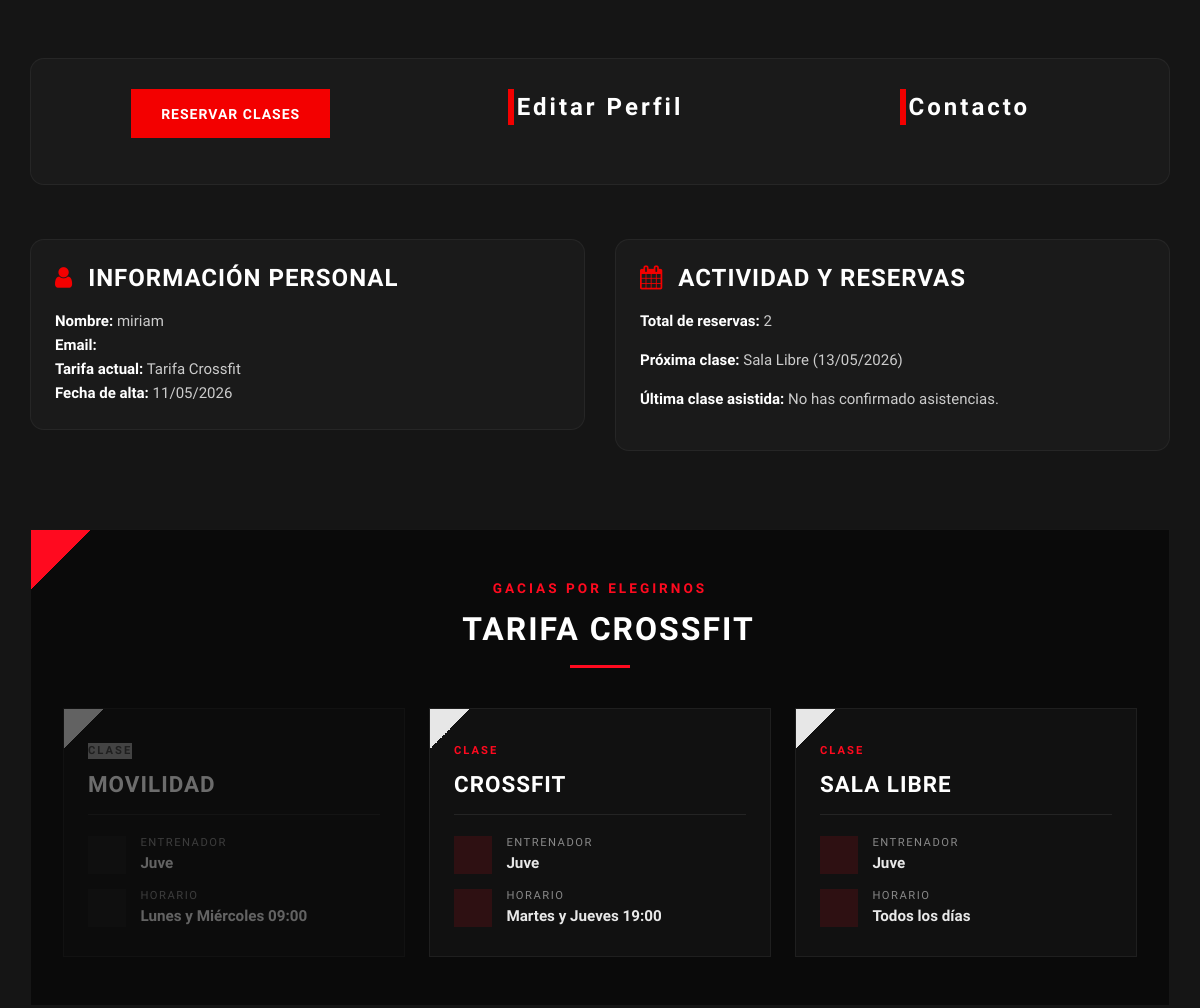
The app's page /perfil/ (signed in, middle part), older data.
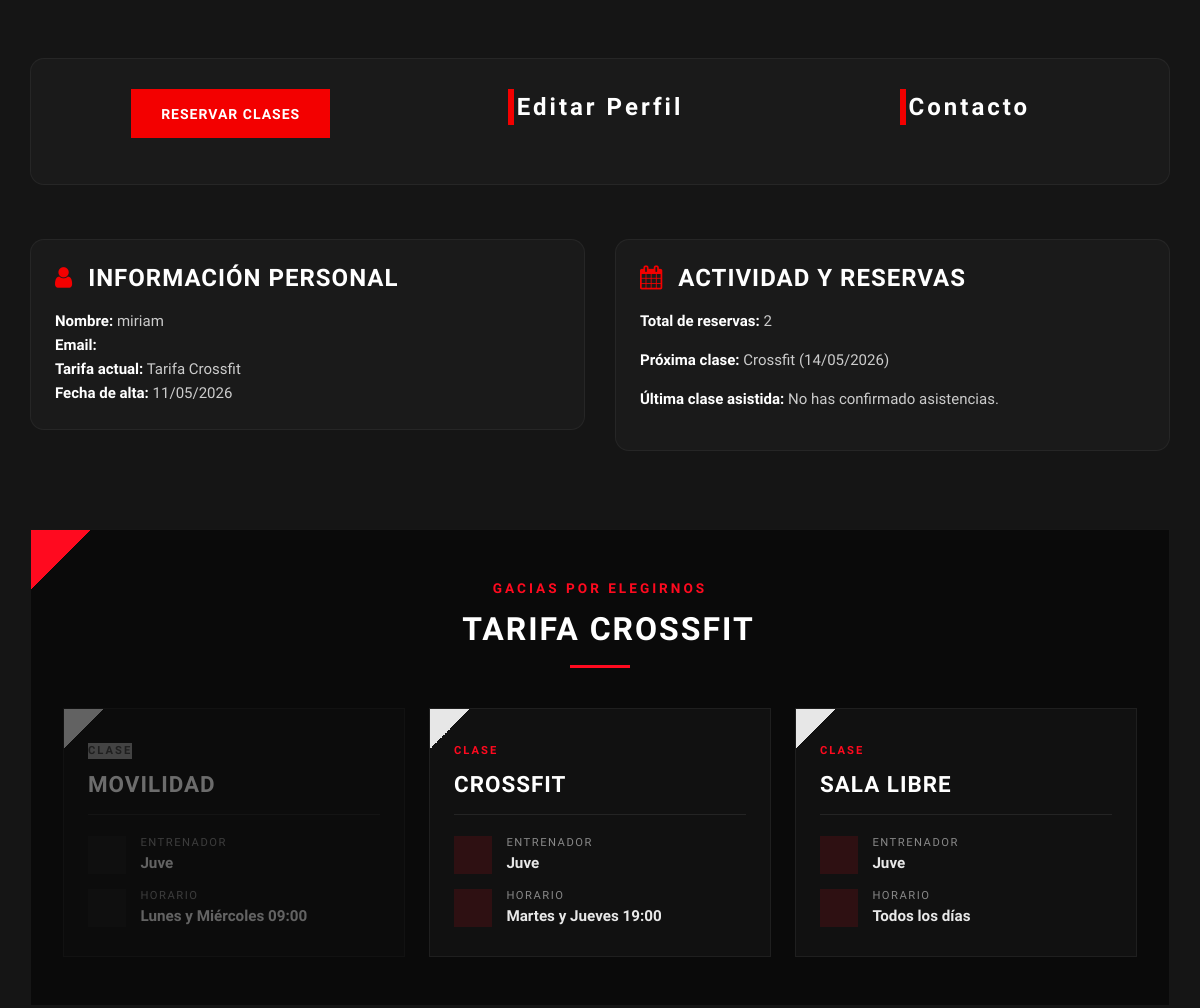
The same page, newer data.
### gimnasio/models.py (models this page shows, shortened)
class Reserva(models.Model):
    ESTADOS = [
        ('reservada', 'Reservada'),
        ('asistio', 'Asistió'),
        ('cancelada', 'Cancelada'),
    ]
    cliente = models.ForeignKey(Cliente, on_delete=models.CASCADE, related_name="reservas")
    clase = models.ForeignKey(Clase, on_delete=models.CASCADE, related_name="reservas")
    fecha_reserva = models.DateField()
    estado = models.CharField(max_length=10, choices=ESTADOS, default='reservada')
    class Meta:
        unique_together = ('cliente', 'clase', 'fecha_reserva')

class Clase(models.Model):
    nombre = models.CharField(max_length=100)
    descripcion = models.TextField(blank=True, null=True)
    horario = models.CharField(max_length=50)
    entrenador = models.ForeignKey(Entrenador, on_delete=models.SET_NULL, null=True, related_name="clases")
    tarifas = models.ManyToManyField(Tarifa, related_name="clases")
    capacidad = models.IntegerField(default=20)

### perfil/views.py (the view)
# urls.py: path('', views.dashboard, name='dashboard'),
@login_required
def dashboard(request):
    if request.user.is_staff:
        raise PermissionDenied
    cliente = get_cliente_actual(request)
    clases = Clase.objects.all().prefetch_related('tarifas')
    for clase in clases:
        clase.disponible = cliente.tarifa in clase.tarifas.all()
    reservas = cliente.reservas.all().order_by('fecha_reserva')
    proxima_reserva = reservas.filter(
        fecha_reserva__gte=date.today(),
        estado='reservada'
    ).first()
    ultima_asistencia = reservas.filter(
        estado='asistio'
    ).order_by('-fecha_reserva').first()
    context = {
        'cliente': cliente,
        'tarifa': cliente.tarifa,
        'num_reservas': reservas.count(),
        'proxima_reserva': proxima_reserva,
        'ultima_asistencia': ultima_asistencia,
        'clases': clases,
    }
    return render(request, 'perfil/dashboard.html', context)

### gimnasio/models.py (called while the page is built)
    def __str__(self):
        return self.nombre

    @property
    def nombre(self):
        return self.user.username

    @property
    def nombre(self):
        return self.user.username

    @property
    def email(self):
        return self.user.email

### perfil/views.py (called while the page is built)
def get_cliente_actual(request):
    if not request.user.is_authenticated:
        return None
    return get_object_or_404(Cliente, user=request.user)

### perfil/templates/perfil/dashboard.html (shortened to what this page needs)
{% extends 'perfil/components/base_perfil.html' %}
{% block contenido %}
<div class="row">
    <div class="col-lg-12">
        {% include 'perfil/components/acciones_rapidas.html' %}
    </div>
</div>
<div class="row">
    <div class="col-lg-6 mb-4">
        {% include 'perfil/components/resumen_cliente.html' %}
    </div>
    <div class="col-lg-6 mb-4">
        {% include 'perfil/components/resumen_reservas.html' %}
    </div>
</div>
<div class="row">
    <div class="col-lg-12 mb-4">
        {% include 'perfil/components/clases_disponibles.html' %}
    </div>
</div>
{% endblock %}

### perfil/templates/perfil/components/resumen_reservas.html
<div class="row mb-4">
    <div class="col-lg-12">
        <div class="class-item p-4">
            <h4 class="mb-3">
                <i class="fa fa-calendar"></i> Actividad y reservas
            </h4>
            <p>
                <strong>Total de reservas:</strong> {{ num_reservas }}
            </p>
            {% if proxima_reserva %}
                <p>
                    <strong>Próxima clase:</strong>
                    {{ proxima_reserva.clase.nombre }}
                    ({{ proxima_reserva.fecha_reserva|date:"d/m/Y" }})
                </p>
            {% else %}
                <p>No tienes clases reservadas próximamente.</p>
            {% endif %}
            {% if ultima_asistencia %}
                <p>
                    <strong>Última clase asistida:</strong>
                    {{ ultima_asistencia.clase.nombre }}
                    ({{ ultima_asistencia.fecha_reserva|date:"d/m/Y" }})
                </p>
            {% else %}
                <p>
                    <strong>Última clase asistida:</strong> No has confirmado asistencias.
                </p>
            {% endif %}
        </div>
    </div>
</div>

Row changes from the older to the newer data that the page shows:
no longer on this page (row edited): Reserva: clase.nombre "Sala Libre", fecha_reserva "13/05/2026"
now on this page (row unchanged): Reserva: clase.nombre "Crossfit", fecha_reserva "14/05/2026"
